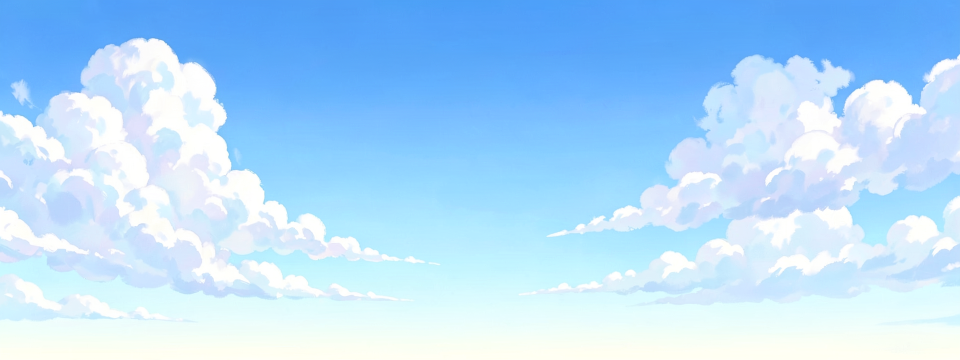
#> input picture assets/img/generated/sky.png, 1920 x 720 px (shown at 1/2 size)
$ python make_og.py
#> lines starting #> are read from the running program, lines starting #| are printed output that depends on the picture; after the words box and inside, x2 and y2 are one past the last pixel; in counts of white or black regions, pixels touching at a corner belong together
"""Build the 1200x630 Open Graph image: sky background + text + pixel portrait.

Fonts (OFL) are expected in tools/fonts/:
  LibreBaskerville-Italic.ttf, Geist[wght].ttf
Download hints:
  https://raw.githubusercontent.com/google/fonts/main/ofl/librebaskerville/LibreBaskerville-Italic.ttf
  https://raw.githubusercontent.com/google/fonts/main/ofl/geist/Geist%5Bwght%5D.ttf
"""

import os

from PIL import Image, ImageDraw, ImageFilter, ImageFont

BASE = os.path.dirname(os.path.dirname(os.path.abspath(__file__)))
IMG = os.path.join(BASE, "assets", "img")
FONTS = os.path.join(os.path.dirname(os.path.abspath(__file__)), "fonts")

INK = (28, 33, 29)
MUTED = (96, 101, 97)
ACCENT = (14, 165, 233)
W, H = 1200, 630


def font(name, size, fallback):
    path = os.path.join(FONTS, name)
    if os.path.isfile(path):
        return ImageFont.truetype(path, size)
    return ImageFont.truetype(fallback, size)


def rounded(img, radius):
    mask = Image.new("L", img.size, 0)
    ImageDraw.Draw(mask).rounded_rectangle(
        [0, 0, img.size[0] - 1, img.size[1] - 1], radius=radius, fill=255
    )
    out = img.convert("RGBA")
    out.putalpha(mask)
    return out


sky = Image.open(os.path.join(IMG, "generated", "sky.png")).convert("RGB")
#> sky is the input picture: PIL image 1920x720 RGB; mean R, G, B 178.3, 218.9, 251.9
scale = max(W / sky.width, H / sky.height)
#> scale = 0.875
sky = sky.resize((round(sky.width * scale), round(sky.height * scale)), Image.LANCZOS)
#> sky: PIL image 1680x630 RGB
left = (sky.width - W) // 2
#> left = 240
canvas = sky.crop((left, 0, left + W, H))
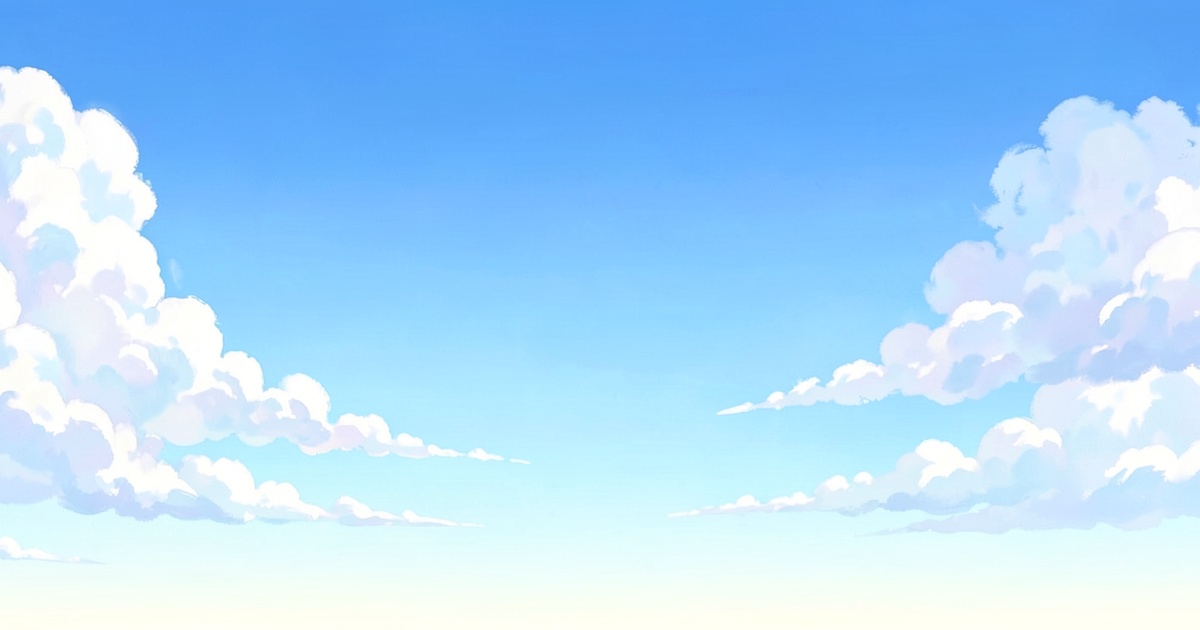
#> canvas: PIL image 1200x630 RGB; mean R, G, B 172.7, 217.1, 252

veil = Image.new("RGBA", (W, H), (248, 249, 248, 0))
vd = ImageDraw.Draw(veil)
for x in range(W):
    a = max(0, int(215 - (x / W) * 215))
    vd.line([(x, 0), (x, H)], fill=(248, 249, 248, a))
canvas = Image.alpha_composite(canvas.convert("RGBA"), veil).convert("RGB")

d = ImageDraw.Draw(canvas)
f_serif = font("LibreBaskerville-Italic[wght].ttf", 76, r"C:\Windows\Fonts\georgiai.ttf")
f_sans = font("Geist[wght].ttf", 31, r"C:\Windows\Fonts\segoeui.ttf")
f_small = font("Geist[wght].ttf", 24, r"C:\Windows\Fonts\segoeui.ttf")

d.text((80, 158), "Praditya Farell", font=f_serif, fill=INK)
d.text((84, 268), "Artificial Intelligence @ Purdue", font=f_sans, fill=INK)
d.text((84, 318), "Local-first AI tools \u00b7 OpenVoice \u00b7 Ripple", font=f_small, fill=MUTED)
d.text((84, 532), "pfarell.dev", font=f_small, fill=ACCENT)

portrait = Image.open(os.path.join(IMG, "portrait-pixel.png")).convert("RGB")
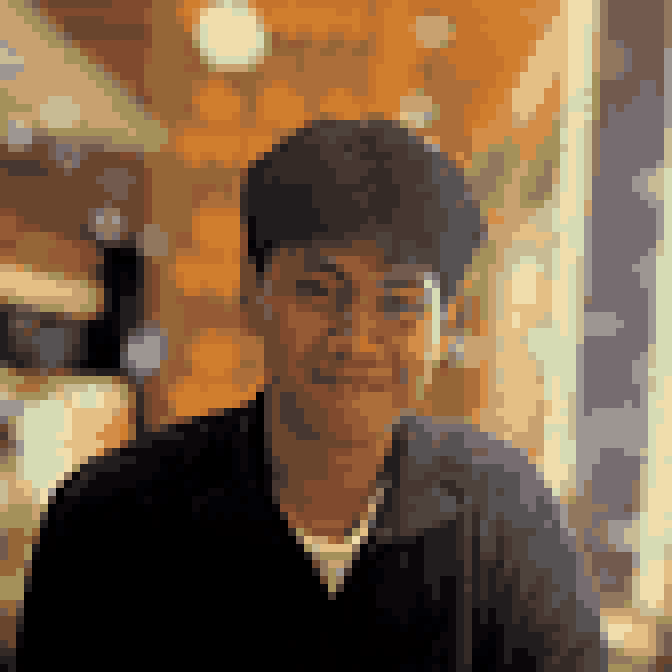
#> input picture assets/img/portrait-pixel.png, 672 x 672 px
#> portrait is the input picture: PIL image 672x672 RGB; mean R, G, B 120.3, 94.2, 68.3
portrait = portrait.resize((340, 340), Image.NEAREST)
#> portrait: PIL image 340x340 RGB
card = Image.new("RGBA", (388, 388), (0, 0, 0, 0))
#> card: PIL image 388x388 RGBA; every value is 0
frame = rounded(Image.new("RGBA", (388, 388), (255, 255, 255, 255)), 40)
#> in rounded, `mask = Image.new("L", img.size, 0)`: mask: PIL image 388x388 L; every value is 0
#> in rounded, `ImageDraw.Draw(mask).rounded_rectangle( [0, 0, img.size[0] - 1, img.si..`:
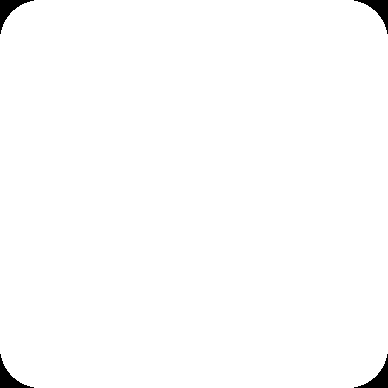
#> mask: PIL image 388x388 L; 99.1% white; 4 black regions, box (x1, y1, x2, y2) and area: (0, 0, 34, 34) 354, (354, 0, 388, 34) 354, (0, 354, 34, 388) 354, (354, 354, 388, 388) 354
#> in rounded, `out = img.convert("RGBA")`: out: PIL image 388x388 RGBA; every value is 255
card.paste(frame, (0, 0), frame)
card.paste(portrait, (24, 24))
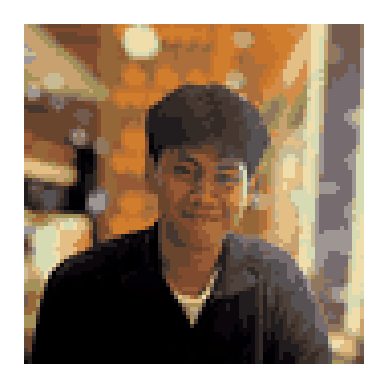
#> card: PIL image 388x388 RGBA; mean R, G, B, A 149.1, 129.1, 109.3, 252.6; transparent parts drawn white
shadow = Image.new("RGBA", (W, H), (0, 0, 0, 0))
#> shadow: PIL image 1200x630 RGBA; every value is 0
shadow.paste(card, (756, 128), card)
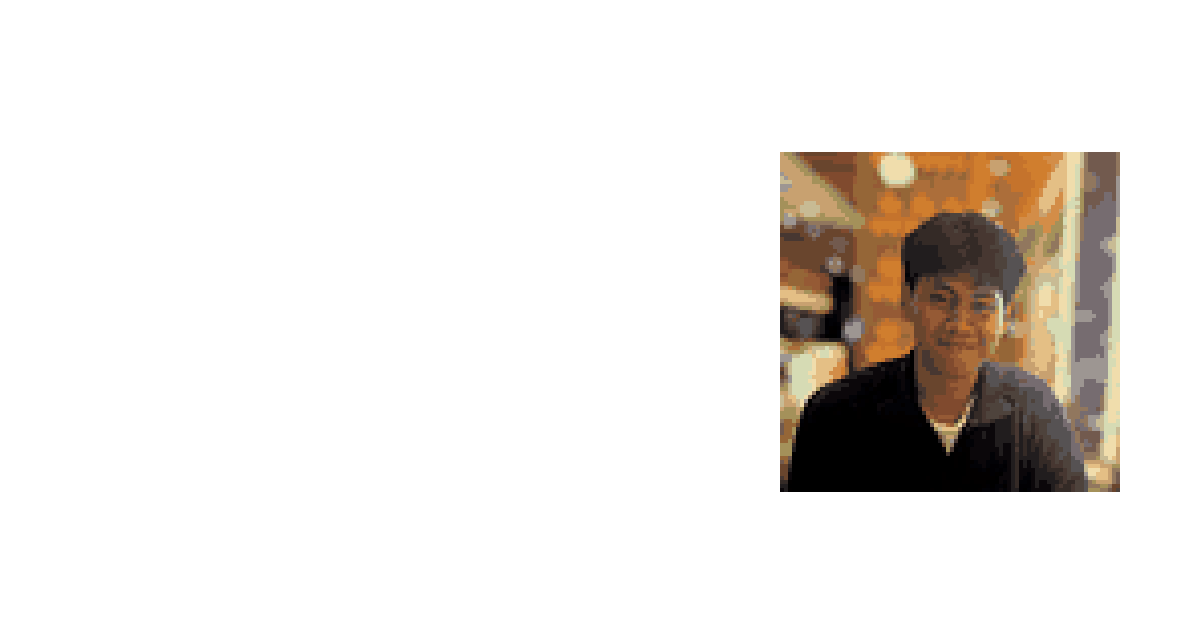
#> shadow: PIL image 1200x630 RGBA; mean R, G, B, A 29.7, 25.7, 21.8, 50.3; transparent parts drawn white
shadow = shadow.filter(ImageFilter.GaussianBlur(22))
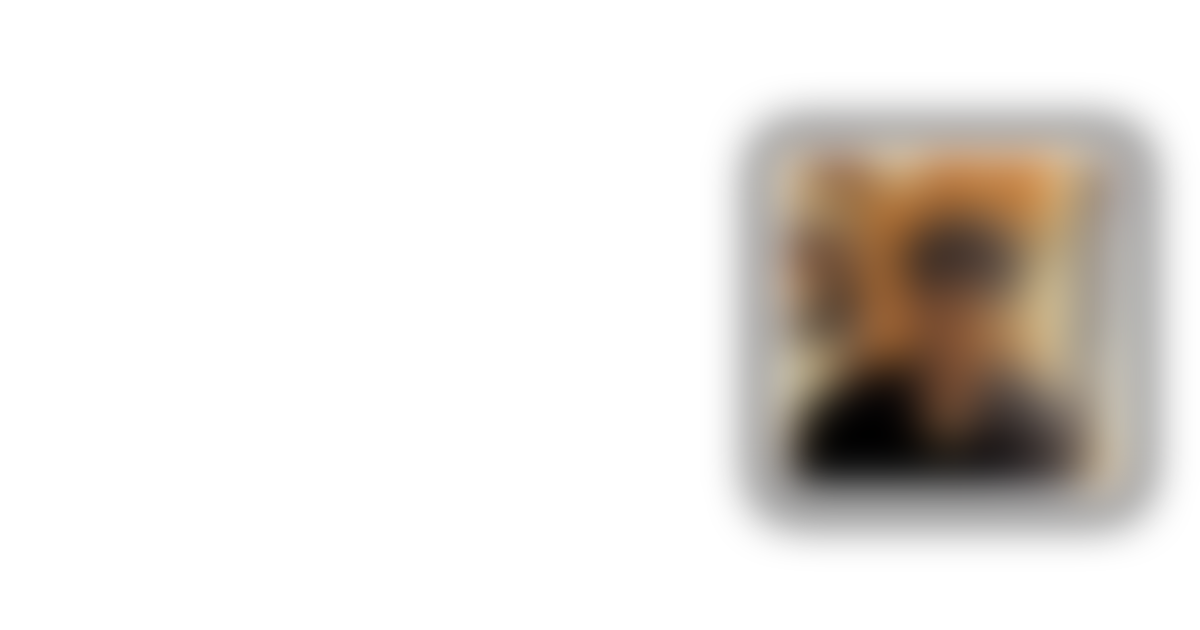
#> shadow: PIL image 1200x630 RGBA; mean R, G, B, A 29.7, 25.7, 21.8, 50.3; transparent parts drawn white
canvas = Image.alpha_composite(canvas.convert("RGBA"), shadow).convert("RGB")
canvas.paste(card, (756, 121), card)
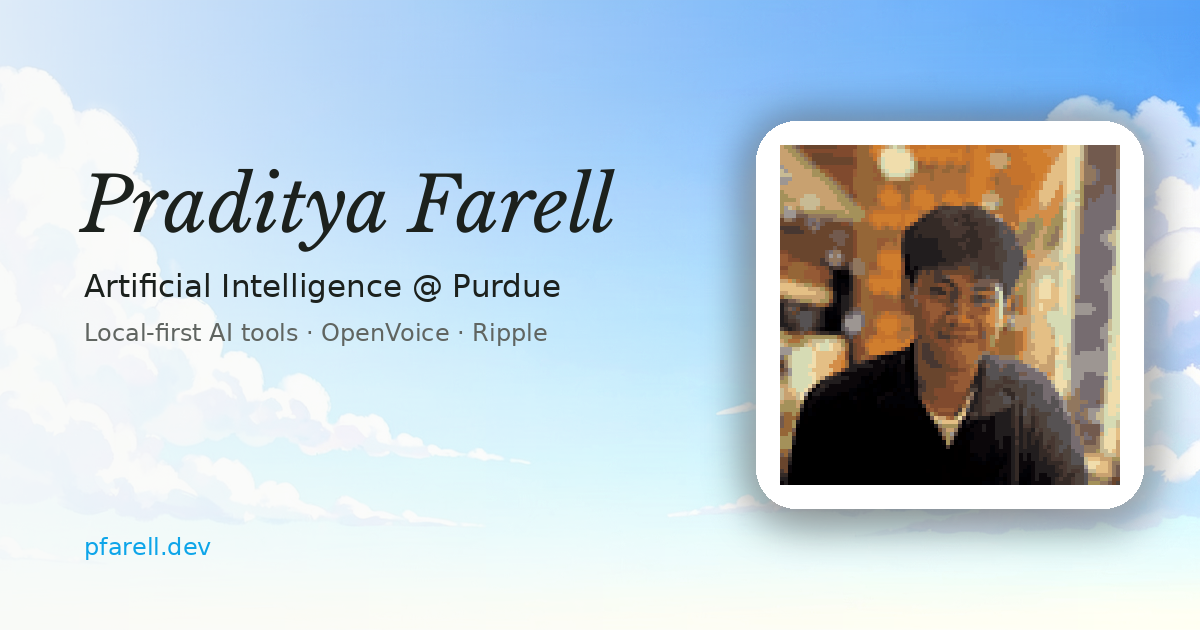
#> canvas: PIL image 1200x630 RGB; mean R, G, B 189.5, 204.7, 214.9

out = os.path.join(IMG, "og.png")
canvas.save(out)
print("saved", out, canvas.size, os.path.getsize(out), "bytes")
#| saved assets/img/og.png (1200, 630) 426989 bytes
